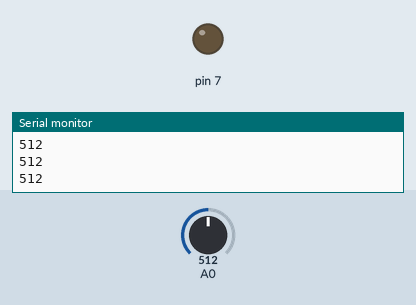
This sketch was run on a simulated Arduino Uno, built with avr-gcc and run on an emulated ATmega328P. Parts: output pins drawn as LEDs (lit = HIGH), the last lines printed to the serial monitor. The inputs (shaded band) are chosen by the test bench; at power-on: A0 = 512.

Above: at 1.2 s.
1.3 s: A0 set to 33
2.8 s: A0 set to 29
At 3.9 s:
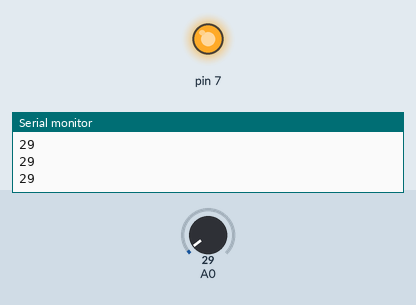
4.3 s: A0 set to 122
At 5.2 s:
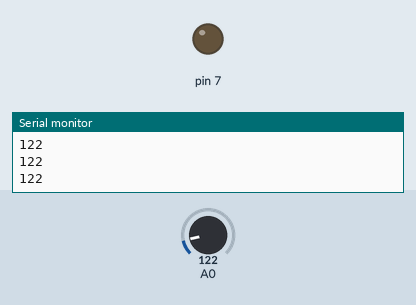
5.8 s: A0 set to 20
At 6.1 s:
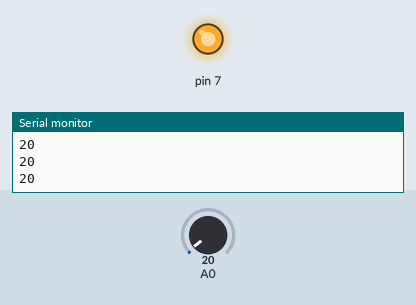
Timing chart, 0 to 8.3 s (numbered marks = the images above; inputs shaded):
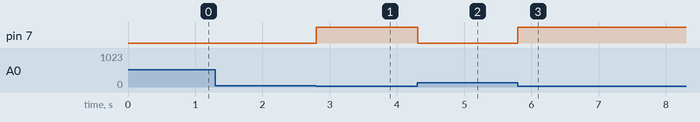

The sketch:

inverse_LDR_code.ino
```cpp
void setup() {
  // put your setup code here, to run once:
  Serial.begin(9600);
  pinMode(7, OUTPUT);
}

int ldr_value;

void loop()
{
  // put your main code here, to run repeatedly:
  ldr_value = analogRead(A0);
  Serial.println(ldr_value);
  if (ldr_value <=30)
    digitalWrite(7, HIGH);
  else digitalWrite(7, LOW);
  delay(10);
}
```

Measured:
- the behaviour switches between 31 and 30 on A0 (found by bisection; images 0 and 1)
- after the input at 2.8 s, pin 7: LOW → HIGH at once
- after the input at 4.3 s, pin 7: HIGH → LOW at once
- after the input at 5.8 s, pin 7: LOW → HIGH at once
